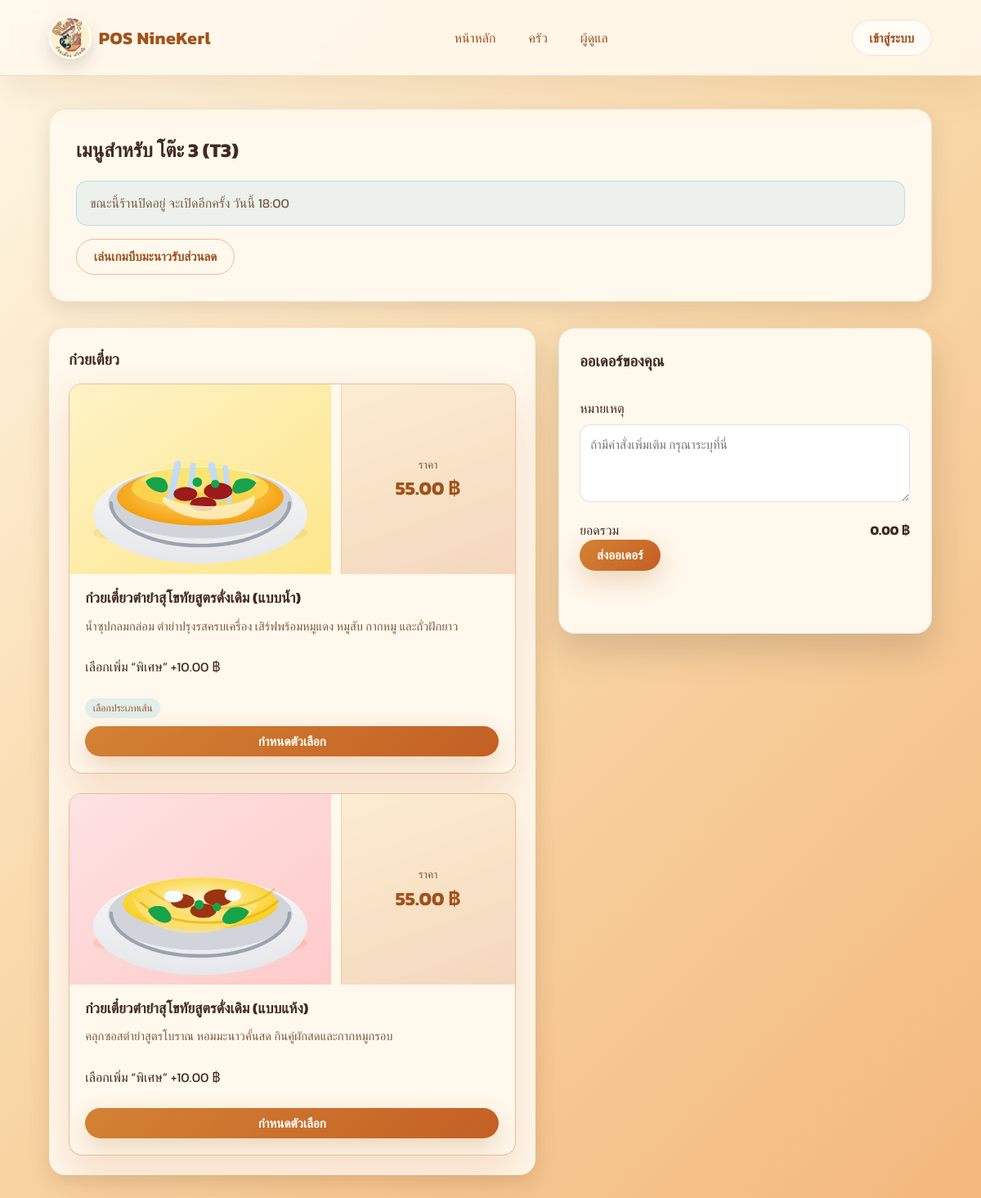
Screenshot of /table/T3 with the database file from the repository.
### pos_app/models.py (models this page shows, shortened)
class DiningTable(Base):
    __tablename__ = "dining_tables"
    id: Mapped[int] = mapped_column(primary_key=True)
    name: Mapped[str] = mapped_column(String(50), nullable=False)
    code: Mapped[str] = mapped_column(String(20), nullable=False, unique=True)
    orders: Mapped[List["Order"]] = relationship(
        "Order", back_populates="table", cascade="all, delete-orphan"
    )

class MenuCategory(Base):
    __tablename__ = "menu_categories"
    id: Mapped[int] = mapped_column(primary_key=True)
    name: Mapped[str] = mapped_column(String(100), nullable=False, unique=True)
    position: Mapped[int] = mapped_column(Integer, default=0, nullable=False)
    items: Mapped[List["MenuItem"]] = relationship(
        "MenuItem",
        back_populates="category",
        cascade="all, delete-orphan",
        order_by="MenuItem.position",
    )

class MenuItem(Base):
    __tablename__ = "menu_items"
    __table_args__ = (UniqueConstraint("name", "category_id"),)
    id: Mapped[int] = mapped_column(primary_key=True)
    name: Mapped[str] = mapped_column(String(150), nullable=False)
    description: Mapped[str | None] = mapped_column(Text, nullable=True)
    price: Mapped[float] = mapped_column(Numeric(10, 2), nullable=False)
    is_available: Mapped[bool] = mapped_column(default=True, nullable=False)
    position: Mapped[int] = mapped_column(Integer, default=0, nullable=False)
    image_path: Mapped[str | None] = mapped_column(String(255), nullable=True)
    allow_special: Mapped[bool] = mapped_column(Boolean, default=False, nullable=False)
    special_price_delta: Mapped[float] = mapped_column(Numeric(10, 2), default=0, nullable=False)
    category_id: Mapped[int] = mapped_column(
        ForeignKey("menu_categories.id"), nullable=False
    )
    category: Mapped["MenuCategory"] = relationship("MenuCategory", back_populates="items")
    order_items: Mapped[List["OrderItem"]] = relationship("OrderItem", back_populates="menu_item")
    ingredients: Mapped[List["MenuItemIngredient"]] = relationship(
        "MenuItemIngredient",
        back_populates="menu_item",
        cascade="all, delete-orphan",
        order_by="MenuItemIngredient.id",
    )
    option_groups: Mapped[List["MenuOptionGroup"]] = relationship(
        "MenuOptionGroup",
        back_populates="menu_item",
        cascade="all, delete-orphan",
        order_by="MenuOptionGroup.position",
    )

class MenuOptionGroup(Base):
    __tablename__ = "menu_option_groups"
    id: Mapped[int] = mapped_column(primary_key=True)
    menu_item_id: Mapped[int] = mapped_column(ForeignKey("menu_items.id"), nullable=False, index=True)
    name: Mapped[str] = mapped_column(String(120), nullable=False)
    selection_type: Mapped[str] = mapped_column(String(20), default="single", nullable=False)
    is_required: Mapped[bool] = mapped_column(Boolean, default=False, nullable=False)
    position: Mapped[int] = mapped_column(Integer, default=0, nullable=False)
    menu_item: Mapped[MenuItem] = relationship("MenuItem", back_populates="option_groups")
    options: Mapped[List["MenuOption"]] = relationship(
        "MenuOption",
        back_populates="group",
        cascade="all, delete-orphan",
        order_by="MenuOption.position",
    )

### pos_app/views.py (the view)
@main_blueprint.route("/table/<string:table_code>")
def table_menu(table_code: str):
    table = db_session.scalar(
        select(DiningTable).where(DiningTable.code == table_code.upper())
    )
    if not table:
        abort(404, description="Table not found")
    categories = db_session.scalars(
        select(MenuCategory).order_by(MenuCategory.position, MenuCategory.name)
    ).all()
    menu_configs: Dict[int, Dict[str, Any]] = {}
    for category in categories:
        for item in category.items:
            override_config = SPECIAL_MENU_CONFIG.get(item.name)
            groups_payload: List[Dict[str, Any]] = []
            for group in item.option_groups:
                options_payload = [
                    {
                        "id": option.id,
                        "name": option.name,
                        "price": float(option.price_delta or 0),
                        "position": option.position,
                    }
                    for option in group.options
                ]
                groups_payload.append(
                    {
                        "id": group.id,
                        "name": group.name,
                        "selection_type": group.selection_type,
                        "is_required": group.is_required,
                        "position": group.position,
                        "options": options_payload,
                    }
                )
            image_url = None
            image_alt = item.name
            if override_config:
                image_path = override_config.get("image")
                if image_path:
                    if isinstance(image_path, str) and image_path.startswith(("http://", "https://")):
                        image_url = image_path
                    else:
                        image_url = url_for("static", filename=image_path)
                image_alt = override_config.get("image_alt") or image_alt
            if not image_url and item.image_path:
                image_url = url_for("static", filename=item.image_path)
            special_payload = None
            if item.allow_special:
                special_payload = {
                    "label": "พิเศษ",
                    "price_delta": float(item.special_price_delta or 0),
                }
            menu_configs[item.id] = {
                "image": image_url,
                "image_alt": image_alt,
                "base_price": float(item.price),
                "groups": groups_payload,
                "special": special_payload,
            }
    store_status = _store_status()
    return render_template(
        "table_menu.html",
        table=table,
        categories=categories,
        menu_configs=menu_configs,
        store_status=store_status,
    )

### pos_app/views.py (called while the page is built)
def _get_store_hours() -> Dict[str, Dict[str, str | bool]]:
    raw = db_session.scalar(select(Setting.value).where(Setting.key == "store_hours"))
    if not raw:
        return {}
    try:
        data = json.loads(raw)
    except Exception:
        return {}
    return data if isinstance(data, dict) else {}

### templates/table_menu.html (shortened to what this page needs)
{% extends "base.html" %}
{% block content %}
<section class="panel">
  <h2>เมนูสำหรับ {{ table.name }} ({{ table.code }})</h2>
  {% if store_status and store_status.open == false %}
  <p class="callout warning">ขณะนี้ร้านปิดอยู่ {% if store_status.next_open %}จะเปิดอีกครั้ง {{ store_status.next_open }}{% endif %}</p>
  {% else %}
  <p>เลือกเมนูที่ต้องการแล้วกดส่งออเดอร์เข้าครัวได้เลย</p>
  {% endif %}
  <a class="button button-outline" href="{{ url_for('main.instant_game') }}" target="_blank" rel="noopener">เล่นเกมบีบมะนาวรับส่วนลด</a>
</section>
<div class="menu-layout">
  <section class="menu-list">
    {% for category in categories %}
      {% set available_items = category.items | selectattr("is_available") | list %}
      {% if available_items %}
      <div class="menu-category">
        <h3>{{ category.name }}</h3>
        <ul class="menu-category__grid">
          {% for item in available_items %}
          {% set config = menu_configs.get(item.id) %}
          {% set has_config = config and ((config.groups and config.groups|length > 0) or config.special) %}
          {% set fallback_image = url_for('static', filename=item.image_path) if item.image_path else None %}
          {% set display_image = (config.image if config and config.image else fallback_image) %}
          {% set display_alt = config.image_alt if config and config.image_alt else item.name %}
          <li
            class="menu-card{% if has_config %} menu-card--featured{% endif %}"
            data-item-id="{{ item.id }}"
            data-item-price="{{ "%.2f"|format(item.price) }}"
            data-item-name="{{ item.name }}"
            data-item-description="{{ (item.description or '')|e }}"
            {% if display_image %}data-item-image="{{ display_image }}"{% endif %}
            {% if has_config %}data-has-config="true"{% endif %}
          >
            <div class="menu-card__header">
              {% if display_image %}
              <div class="menu-card__image">
                <img src="{{ display_image }}" alt="{{ display_alt }}" loading="lazy" />
              </div>
              {% endif %}
              <div class="menu-card__price">
                <span class="menu-card__price-label">ราคา</span>
                <strong>{{ "%.2f"|format(item.price) }} ฿</strong>
              </div>
            </div>
            <div class="menu-card__body">
              <h4 class="menu-card__title">{{ item.name }}</h4>
              {% if item.description %}
              <p class="menu-card__description">{{ item.description }}</p>
              {% endif %}
              {% if config and config.special %}
              <p class="menu-card__highlight">เลือกเพิ่ม “พิเศษ” +{{ "%.2f"|format(config.special.price_delta) }} ฿</p>
              {% endif %}
              {% if config and config.groups %}
              <ul class="menu-card__badges">
                {% for group in config.groups %}
                <li>{{ group.name }}</li>
                {% endfor %}
              </ul>
              {% endif %}
              <button class="button button-primary button-block" data-action="add">
                {% if has_config %}กำหนดตัวเลือก{% else %}เพิ่มลงตะกร้า{% endif %}
              </button>
            </div>
          </li>
          {% endfor %}
        </ul>
      </div>
      {% endif %}
    {% else %}
    <p>ขณะนี้ยังไม่มีเมนูในระบบ</p>
    {% endfor %}
  </section>
  <section class="order-cart" id="orderCart">
    <h3>ออเดอร์ของคุณ</h3>
    <div class="order-summary">
      <label for="orderNote">หมายเหตุ</label>
      <textarea id="orderNote" rows="3" placeholder="ถ้ามีคำสั่งเพิ่มเติม กรุณาระบุที่นี่"></textarea>
      <div class="summary-row">
        <span>ยอดรวม</span>
        <strong id="orderTotal">0.00 ฿</strong>
      </div>
    </div>
    <button class="button button-primary" id="submitOrder" disabled>ส่งออเดอร์</button>
    <p class="status" id="orderStatus"></p>
  </section>
</div>
{% endblock %}

### rows the page displays
DiningTable: name "โต๊ะ 3", code "T3"
MenuCategory: name "ก๋วยเตี๋ยว"
MenuItem: shows a picture, price "55.00", name "ก๋วยเตี๋ยวตำยำสุโขทัยสูตรดั่งเดิม (แบบน้ำ)", description "น้ำซุปกลมกล่อม ตำยำปรุงรสครบเครื่อง เสิร์ฟพร้อมหมูแดง หมูสับ กากหมู และถั่วฝักยาว", special.price_delta "10.00"
MenuOptionGroup: name "เลือกประเภทเส้น"
MenuItem: shows a picture, price "55.00", name "ก๋วยเตี๋ยวตำยำสุโขทัยสูตรดั่งเดิม (แบบแห้ง)", description "คลุกซอสตำยำสูตรโบราณ หอมมะนาวคั้นสด กินคู่ผักสดและกากหมูกรอบ", special.price_delta "10.00"

### other values shown
{{ store_status.next_open }} "วันนี้ 18:00"
